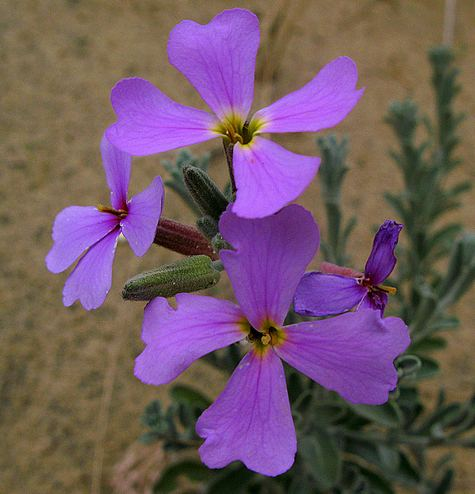
%> input picture im1.jpg, 475 x 494 px
$ octave Mainfile.m   (GNU Octave 9; MATLAB toolbox functions it lacks are replaced by stand-ins)
%> lines starting %> are read from the running program, lines starting %| are printed output that depends on the picture
### pwfilter.m
function q = pwfilter(I, p, r, eps)
%Code for
%   "Contrast Aware Guided Image Filtering"
%   The code and the algorithm are for non-comercial use only.

%   - guidance image: I (colored Image/single channel image)
%   - filtering input image: p (colored Image/single channel image)
%   - local window radius: r
%   - regularization parameter: eps

[hei, wid] = size(I);
N = boxfilter(ones(hei, wid), r); % the size of each local patch; N=(2r+1)^2 except for boundary pixels.

mean_I = boxfilter(I, r) ./ N;
mean_p = boxfilter(p, r) ./ N;
mean_Ip = boxfilter(I.*p, r) ./ N;
cov_Ip = mean_Ip - mean_I .* mean_p; % this is the covariance of (I, p) in each local patch.
mean_II = boxfilter(I.*I, r) ./ N;
var_I = mean_II - mean_I .* mean_I;

var = contrast_descriptor1(I);    %eq.11 in paper
var =  boxfilter(var, r);

a = cov_Ip ./ (var_I + eps./var);
b = mean_p - a .* mean_I;

mean_a = boxfilter(a, r) ./ N;  %average of coefficient a
mean_b = boxfilter(b, r) ./ N;  %average of coefficient b

q = mean_a .* I + mean_b;
end

### boxfilter.m
function imDst = boxfilter(imSrc, r)

%   BOXFILTER   O(1) time box filtering using cumulative sum
%
%   - Definition imDst(x, y)=sum(sum(imSrc(x-r:x+r,y-r:y+r)));
%   - Running time independent of r;
%   - Equivalent to the function: colfilt(imSrc, [2*r+1, 2*r+1], 'sliding', @sum);
%   - But much faster.

[hei, wid] = size(imSrc);
imDst = zeros(size(imSrc));

%cumulative sum over Y axis
imCum = cumsum(imSrc, 1);
%difference over Y axis
imDst(1:r+1, :) = imCum(1+r:2*r+1, :);
imDst(r+2:hei-r, :) = imCum(2*r+2:hei, :) - imCum(1:hei-2*r-1, :);
imDst(hei-r+1:hei, :) = repmat(imCum(hei, :), [r, 1]) - imCum(hei-2*r:hei-r-1, :);

%cumulative sum over X axis
imCum = cumsum(imDst, 2);
%difference over Y axis
imDst(:, 1:r+1) = imCum(:, 1+r:2*r+1);
imDst(:, r+2:wid-r) = imCum(:, 2*r+2:wid) - imCum(:, 1:wid-2*r-1);
imDst(:, wid-r+1:wid) = repmat(imCum(:, wid), [1, r]) - imCum(:, wid-2*r:wid-r-1);
end

### contrast_descriptor1.m

function [retval] = contrast_descriptor1(I)

% imshow(mat2gray(I));
padSize=60;
I=padarray(I,[padSize padSize],'replicate');
% [nrows ncols]=size(I);

I=mat2gray(I-mean(I(:)));


%% atrous based
K1=(1/4).*[1 2 1]';       %% 1D linear atrous vector
K1=conv(K1,K1);
nplanes=2;

LP=I;

for j=1:nplanes

    %%% Get 2D response %%%%
        Kernel=K1*K1';      %%% contruct 2D filter from 1D linear filter
        LP(:,:,j+1)=imfilter(LP(:,:,j),Kernel);
        wave_plane=(LP(:,:,j)-LP(:,:,j+1))./(LP(:,:,j+1)+0.03);
        K1=upsample(K1,2);      %%% upsample the 1D linear filter
        K1=K1(1:length(K1)-1,:);  %%% remove last element (zero) of filter to make number of elements odd

        LOG_scaled4(:,:,j) = wave_plane;
end

retval=mat2gray(sum(LOG_scaled4,3));
retval=retval(padSize+1:end-padSize,padSize+1:end-padSize);

### Mainfile.m
close all;

I = double(imread('im1.jpg')) / 255;


p = I;
r = 16;
eps = 0.2^2;


q3 = zeros(size(I));
q3(:, :, 1) = pwfilter(I(:, :, 1), p(:, :, 1), r, eps);
%> in boxfilter, `imDst(:, wid-r+1:wid) = repmat(imCum(:, wid), [1, r]) - imCum(:, wid-2..`: imDst: size 494x475 double; min 289, max 1089, mean 1052.2
%> in boxfilter (call 2), `imDst(hei-r+1:hei, :) = repmat(imCum(hei, :), [r, 1]) - imCum(hei-2*r:..`: imDst: size 494x475 double; min 0.608, max 24.78, mean 14.4
%> in boxfilter (call 2), `imDst(:, 1:r+1) = imCum(:, 1+r:2*r+1);`: imDst: size 494x475 double; min 0.608, max 533.8, mean 26.9
%> in boxfilter (call 2), `imDst(:, wid-r+1:wid) = repmat(imCum(:, wid), [1, r]) - imCum(:, wid-2..`: imDst: size 494x475 double; min 33.78, max 784.5, mean 467.4
%> call 4 of boxfilter, with r = 16
%> in boxfilter (call 4), `imDst(hei-r+1:hei, :) = repmat(imCum(hei, :), [r, 1]) - imCum(hei-2*r:..`: imDst: size 494x475 double; min 0.0327, max 18.69, mean 7.13
%> in boxfilter (call 4), `imDst(:, 1:r+1) = imCum(:, 1+r:2*r+1);`: imDst: size 494x475 double; min 0.0327, max 262.2, mean 12.8
%> in boxfilter (call 4), `imDst(:, wid-r+1:wid) = repmat(imCum(:, wid), [1, r]) - imCum(:, wid-2..`:
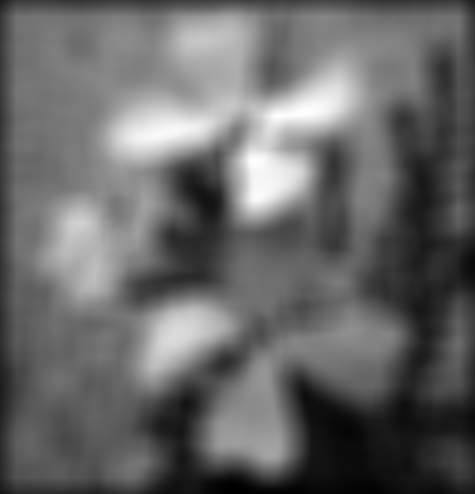
%> imDst: size 494x475 double; min 2.41, max 565.7, mean 231.8; drawn with min black and max white
%> in pwfilter, `cov_Ip = mean_Ip - mean_I .* mean_p;`:
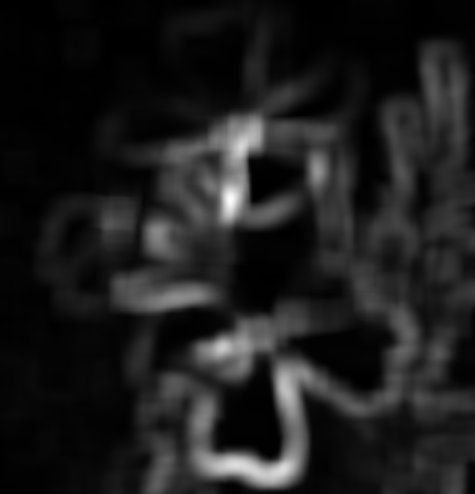
%> cov_Ip: size 494x475 double; min 0.000141, max 0.0657, mean 0.00786; drawn with min black and max white
%> the loop in contrast_descriptor1, `for j=1:nplanes` made 2 passes
%> pass 1, in contrast_descriptor1, `wave_plane=(LP(:,:,j)-LP(:,:,j+1))./(LP(:,:,j+1)+0.03);`:
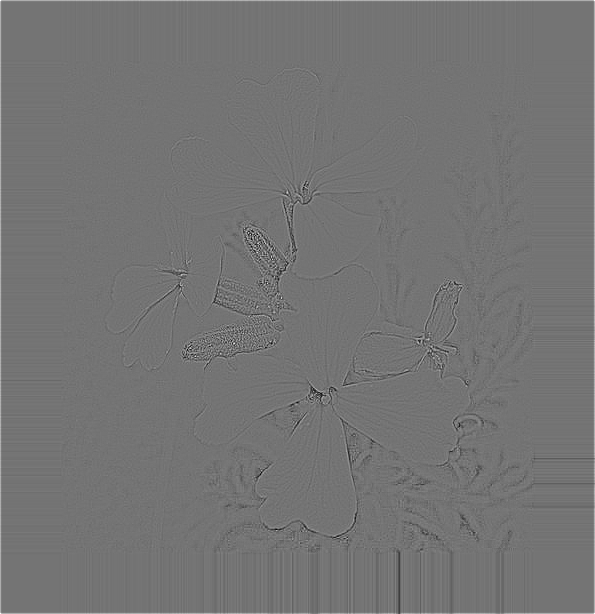
%> wave_plane: size 614x595 double; min -0.826, max 0.987, mean 0.000956; drawn with min black and max white
%> after the loop in contrast_descriptor1, `for j=1:nplanes`: K1 = 17 values, max 0.375 at index 9, min 0 at index 2, mean 0.0588
%> call 6 of boxfilter, with r = 16
%> in boxfilter (call 6), `imDst(hei-r+1:hei, :) = repmat(imCum(hei, :), [r, 1]) - imCum(hei-2*r:..`:
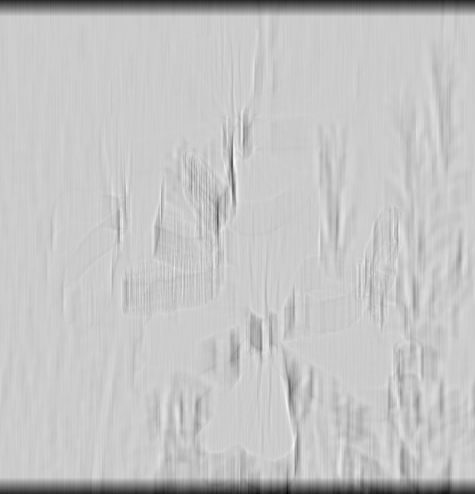
%> imDst: size 494x475 double; min 5.76, max 17.53, mean 14.85; drawn with min black and max white
%> in pwfilter, `b = mean_p - a .* mean_I;`:
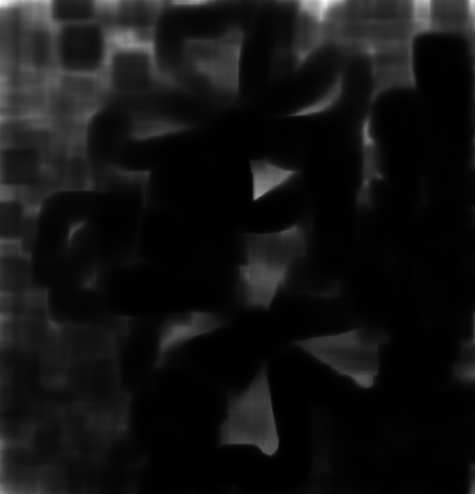
%> b: size 494x475 double; min 0.000377, max 0.273, mean 0.0209; drawn with min black and max white
%> call 7 of boxfilter, with r = 16
%> in boxfilter (call 7), `imCum = cumsum(imSrc, 1);`:
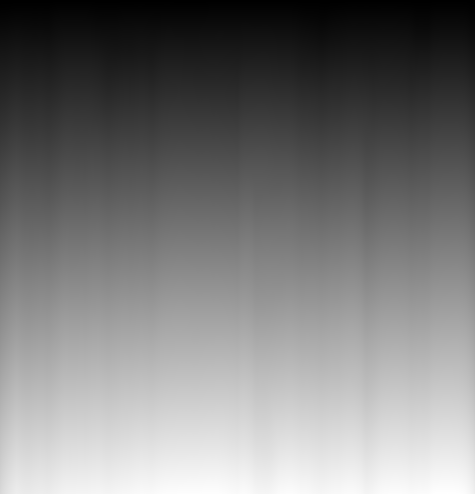
%> imCum: size 494x475 double; min 0.43, max 486.5, mean 234.1; drawn with min black and max white
%> in boxfilter (call 7), `imDst(hei-r+1:hei, :) = repmat(imCum(hei, :), [r, 1]) - imCum(hei-2*r:..`:
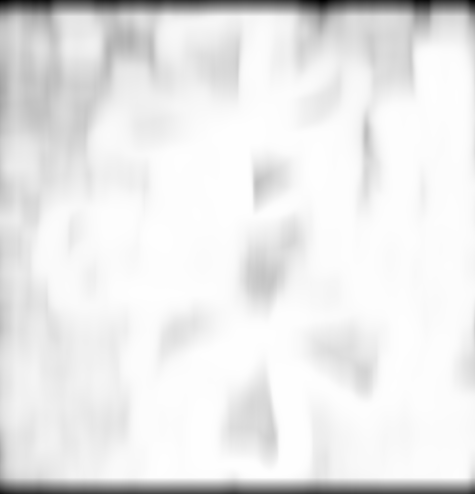
%> imDst: size 494x475 double; min 10.24, max 32.95, mean 31.1; drawn with min black and max white
q3(:, :, 2) = pwfilter(I(:, :, 2), p(:, :, 2), r, eps);
q3(:, :, 3) = pwfilter(I(:, :, 3), p(:, :, 3), r, eps);
I_enhanced3 = (I - q3) * 5 + q3;

figure('Name','Proposed Guided Filtering');
imshow([I, q3, I_enhanced3], [0, 1]);
title('Input Image                                                  Smooth Result                                          Enhanced Result');
